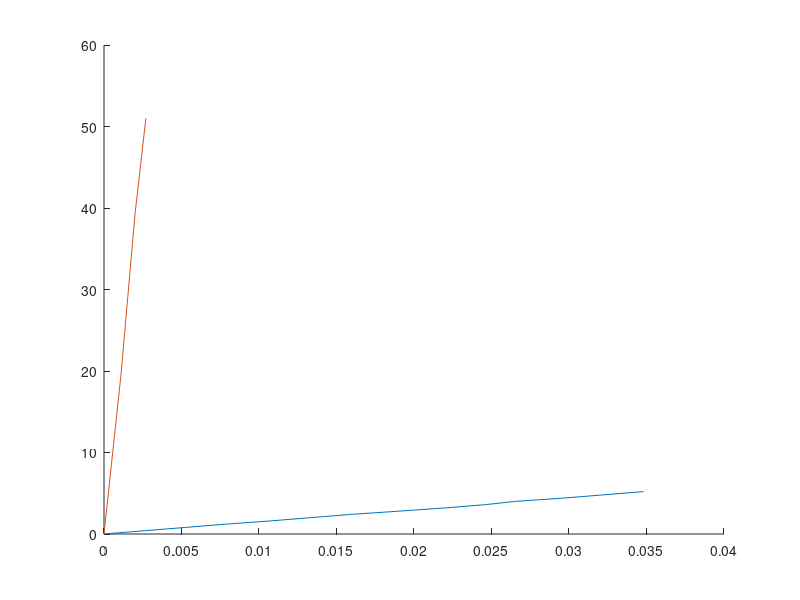

The MATLAB script that drew this image:

format LONGG

load = 0:0.4:5.2;

g =  9.80665;
dX1 = [
  0
  2.6
  5.2
  7.8
  10.7
  13.3
  15.9
  19.0
  22.0
  24.6
  26.5
  29.6
  32.2
  34.8
]/1000;

load_2 = [0, 2.0, 4.0, 5.2] * g;

dX2 = [
    0
    1.1
    2.0
    2.7
]/1000;

dx = (34.8 - 2.7) / 1000
k = 5.2 * g / dx
% 1588.61619937695

hold on
plot(dX1, load)
plot(dX2, load_2)



